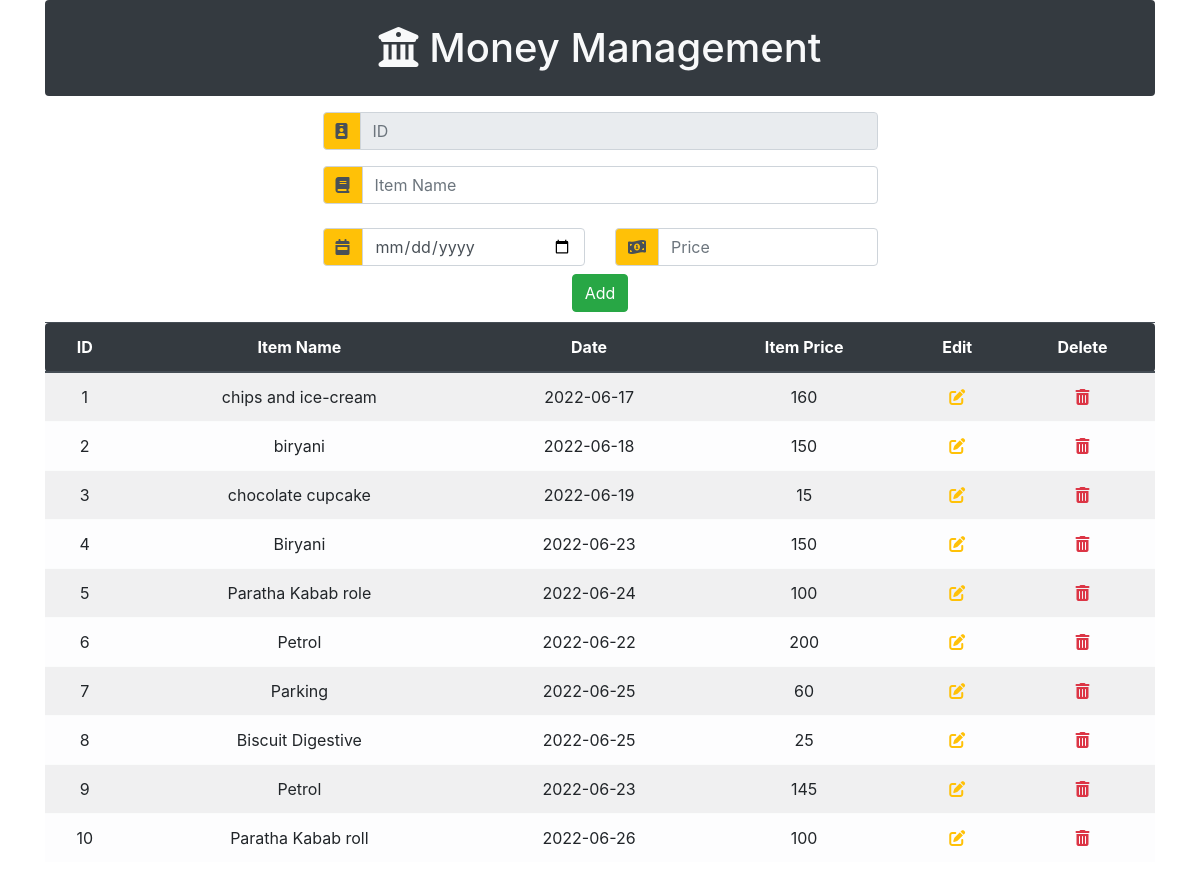
The page / on the database its author committed.
### tables this page shows
CREATE TABLE `money` (
  `ID` int(11) NOT NULL,
  `item_name` varchar(30) NOT NULL,
  `datee` varchar(20) DEFAULT NULL,
  `price` int(11) DEFAULT NULL
);

### index.php (the view, shortened to what this page needs)
<?php
include ("dbconn.php");
?>
<!DOCTYPE html>
<html>
<head>
	<link rel="stylesheet" href="https://cdnjs.cloudflare.com/ajax/libs/font-awesome/4.7.0/css/font-awesome.min.css">
	<link rel="stylesheet" href="https://cdn.jsdelivr.net/npm/bootstrap@4.5.3/dist/css/bootstrap.min.css">
</head>
<body>
	<main>
		<div class="container text-center">
			<h1 class="py-4 bg-dark text-light rounded"><i class="fas fa-university"></i> Money Management </h1>
			<div class="d-flex justify-content-center">
				<form action="dbadd.php" method="POST" class="w-50">
					<div class="py-2">
						 <div class="input-group mb-2">
        <div class="input-group-prepend">
          <div class="input-group-text bg-warning"><i class="fas fa-id-badge"></i></div>
        </div>
        <input type="text" autocomplete="off" class="form-control" id="inlineFormInputGroup" name="money_id" placeholder="ID" disabled>
      </div>
      <div class="pt-2">
      	 <div class="input-group mb-2">
        <div class="input-group-prepend">
          <div class="input-group-text bg-warning"><i class="fas fa-book"></i></div>
        </div>
        <input type="text" class="form-control" autocomplete="off" id="inlineFormInputGroup" name="item_name" placeholder="Item Name" required>
      </div>
      </div>
					</div>
					<div class="row pt-2">
						<div class="col">
							<div class="input-group mb-2">
        <div class="input-group-prepend">
          <div class="input-group-text bg-warning"><i class="fas fa-calendar-week"></i></div>
        </div>
        <input type="date" autocomplete="off" class="form-control" id="inlineFormInputGroup" name="datee" required>
      </div>
						 </div>
						 <div class="col">
						<div class="input-group mb-2">
        <div class="input-group-prepend">
          <div class="input-group-text bg-warning"><i class="fas fa-money-bill-wave-alt"></i></div>
        </div>
        <input type="text" autocomplete="off" class="form-control" id="inlineFormInputGroup" name="item_price" placeholder="Price" required>
      </div>
		 </div>
		</div>
		<div class="d-flex justify-content-center">
			<div style="margin-bottom: 10px;"><input type="submit" name="submit" value="Add" class="btn btn-success"></div>
		</div>
				</form>
			</div>
			<div class="d-flex table-data">
				<table class="table table-striped table-light">
					<thead class="thead-dark">
						<tr>
							<th class="rounded-left">ID</th>
							<th>Item Name</th>
							<th>Date</th>
							<th>Item Price</th>
							<th>Edit</th>
							<th class="rounded-right">Delete</th>
						</tr>
					</thead>
					<?php
$query = "SELECT * FROM `money`";
$data = mysqli_query($conn,$query);
$total = mysqli_num_rows($data);
if ($total != 0)
{
$index = 0;
	while (($result = mysqli_fetch_assoc($data))) {
		$index += 1;
		echo "<tr><td>".$index."</td><td>".$result['item_name']."</td><td>".$result['datee']."</td><td>".$result['price']."</td><td> <a href='update.php?rn=$result[ID]&ri=$result[item_name]&rd=$result[datee]&rp=$result[price]'><i class='fas fa-edit btnedit text-warning' style='cursor: pointer;'></i></a> </td><td><a href ='delete.php?rn=$result[ID]'><i class='fas fa-trash-alt text-danger' style='cursor: pointer;'></i></a></td></tr>";
	}
}
else
{
	echo "No records are found";
}
 ?>
				</table>
			</div>
		</div>
	</main>
</body>
</html>

### rows shown on the page
money: item_name "chips and ice-cream", datee "2022-06-17", price "160"
money: item_name "biryani", datee "2022-06-18", price "150"
money: item_name "chocolate cupcake", datee "2022-06-19", price "15"
money: item_name "Biryani", datee "2022-06-23", price "150"
money: item_name "Paratha Kabab role", datee "2022-06-24", price "100"
money: item_name "Petrol", datee "2022-06-22", price "200"
money: item_name "Parking", datee "2022-06-25", price "60"
money: item_name "Biscuit Digestive", datee "2022-06-25", price "25"
money: item_name "Petrol", datee "2022-06-23", price "145"
money: item_name "Paratha Kabab roll", datee "2022-06-26", price "100"
